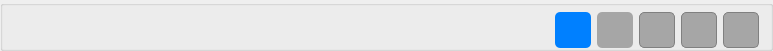
    <widget class="QGroupBox" name="grb_botoes">
     <property name="minimumSize">
      <size>
       <width>773</width>
       <height>51</height>
      </size>
     </property>
     <property name="maximumSize">
      <size>
       <width>16777215</width>
       <height>51</height>
      </size>
     </property>
     <property name="font">
      <font>
       <pointsize>11</pointsize>
      </font>
     </property>
     <property name="title">
      <string/>
     </property>
     <layout class="QHBoxLayout" name="horizontalLayout">
      <property name="topMargin">
       <number>6</number>
      </property>
      <item>
       <widget class="QPushButton" name="btn_primeiro">
        <property name="enabled">
         <bool>false</bool>
        </property>
        <property name="minimumSize">
         <size>
          <width>36</width>
          <height>36</height>
         </size>
        </property>
        <property name="maximumSize">
         <size>
          <width>36</width>
          <height>36</height>
         </size>
        </property>
        <property name="focusPolicy">
         <enum>Qt::NoFocus</enum>
        </property>
        <property name="toolTip">
         <string>Primeiro Registro</string>
        </property>
        <property name="whatsThis">
         <string>&lt;html&gt;&lt;head/&gt;&lt;body&gt;&lt;p&gt;Botão para ir ao primeiro registro&lt;/p&gt;&lt;/body&gt;&lt;/html&gt;</string>
        </property>
        <property name="styleSheet">
         <string notr="true">QPushButton#btn_primeiro{
	border-radius: 5px;
}
QPushButton#btn_primeiro:hover{
	border: 1px solid rgba(33,33,33,.2);
	background: rgba(33,33,33,.1);
}
QPushButton#btn_primeiro:pressed {
	border: 1px solid rgba(33,33,33,.5);
	background: rgba(33,33,33,.2);
}</string>
        </property>
        <property name="text">
         <string/>
        </property>
        <property name="icon">
         <iconset>
          <normaloff>../imagens/nextAll.png</normaloff>../imagens/nextAll.png</iconset>
        </property>
        <property name="iconSize">
         <size>
          <width>36</width>
          <height>36</height>
         </size>
        </property>
        <property name="shortcut">
         <string>Ctrl+Alt+Left</string>
        </property>
        <property name="flat">
         <bool>true</bool>
        </property>
       </widget>
      </item>
      <item>
       <widget class="QPushButton" name="btn_anterior">
        <property name="enabled">
         <bool>false</bool>
        </property>
        <property name="minimumSize">
         <size>
          <width>36</width>
          <height>36</height>
         </size>
        </property>
        <property name="maximumSize">
         <size>
          <width>36</width>
          <height>36</height>
         </size>
        </property>
        <property name="focusPolicy">
         <enum>Qt::NoFocus</enum>
        </property>
        <property name="toolTip">
         <string>Registro Anterior</string>
        </property>
        <property name="whatsThis">
         <string>&lt;html&gt;&lt;head/&gt;&lt;body&gt;&lt;p&gt;Botão para ir ao registro anterior&lt;/p&gt;&lt;/body&gt;&lt;/html&gt;</string>
        </property>
        <property name="styleSheet">
         <string notr="true">QPushButton#btn_anterior{
	border-radius: 5px;
}
QPushButton#btn_anterior:hover{
	border: 1px solid rgba(33,33,33,.2);
	background: rgba(33,33,33,.1);
}
QPushButton#btn_anterior:pressed {
	border: 1px solid rgba(33,33,33,.5);
	background: rgba(33,33,33,.2);
}</string>
        </property>
        <property name="text">
         <string/>
        </property>
        <property name="icon">
         <iconset>
          <normaloff>../imagens/next.png</normaloff>../imagens/next.png</iconset>
        </property>
        <property name="iconSize">
         <size>
          <width>36</width>
          <height>36</height>
         </size>
        </property>
        <property name="shortcut">
         <string>Ctrl+Left</string>
        </property>
        <property name="flat">
         <bool>true</bool>
        </property>
       </widget>
      </item>
      <item>
       <widget class="QPushButton" name="btn_proximo">
        <property name="enabled">
         <bool>false</bool>
        </property>
        <property name="minimumSize">
         <size>
          <width>36</width>
          <height>36</height>
         </size>
        </property>
        <property name="maximumSize">
         <size>
          <width>36</width>
          <height>36</height>
         </size>
        </property>
        <property name="focusPolicy">
         <enum>Qt::NoFocus</enum>
        </property>
        <property name="toolTip">
         <string>Próxima Registro</string>
        </property>
        <property name="whatsThis">
         <string>&lt;html&gt;&lt;head/&gt;&lt;body&gt;&lt;p&gt;Botão para ir ao próximo registro&lt;/p&gt;&lt;/body&gt;&lt;/html&gt;</string>
        </property>
        <property name="styleSheet">
         <string notr="true">QPushButton#btn_proximo{
	border-radius: 5px;
}
QPushButton#btn_proximo:hover{
	border: 1px solid rgba(33,33,33,.2);
	background: rgba(33,33,33,.1);
}
QPushButton#btn_proximo:pressed {
	border: 1px solid rgba(33,33,33,.5);
	background: rgba(33,33,33,.2);
}</string>
        </property>
        <property name="text">
         <string/>
        </property>
        <property name="icon">
         <iconset>
          <normaloff>../imagens/previous.png</normaloff>../imagens/previous.png</iconset>
        </property>
        <property name="iconSize">
         <size>
          <width>36</width>
          <height>36</height>
         </size>
        </property>
        <property name="shortcut">
         <string>Ctrl+Right</string>
        </property>
        <property name="flat">
         <bool>true</bool>
        </property>
       </widget>
      </item>
      <item>
       <widget class="QPushButton" name="btn_ultimo">
        <property name="enabled">
         <bool>false</bool>
        </property>
        <property name="minimumSize">
         <size>
          <width>36</width>
          <height>36</height>
         </size>
        </property>
        <property name="maximumSize">
         <size>
          <width>36</width>
          <height>36</height>
         </size>
        </property>
        <property name="focusPolicy">
         <enum>Qt::NoFocus</enum>
        </property>
        <property name="toolTip">
         <string>Última Registro</string>
        </property>
        <property name="whatsThis">
         <string>&lt;html&gt;&lt;head/&gt;&lt;body&gt;&lt;p&gt;Botão para ir ao ultimo registro&lt;/p&gt;&lt;/body&gt;&lt;/html&gt;</string>
        </property>
        <property name="styleSheet">
         <string notr="true">QPushButton#btn_ultimo{
	border-radius: 5px;
}
QPushButton#btn_ultimo:hover{
	border: 1px solid rgba(33,33,33,.2);
	background: rgba(33,33,33,.1);
}
QPushButton#btn_ultimo:pressed {
	border: 1px solid rgba(33,33,33,.5);
	background: rgba(33,33,33,.2);
}</string>
        </property>
        <property name="text">
         <string/>
        </property>
        <property name="icon">
         <iconset>
          <normaloff>../imagens/PreviousAll.png</normaloff>../imagens/PreviousAll.png</iconset>
        </property>
        <property name="iconSize">
         <size>
          <width>36</width>
          <height>36</height>
         </size>
        </property>
        <property name="shortcut">
         <string>Ctrl+Alt+Right</string>
        </property>
        <property name="flat">
         <bool>true</bool>
        </property>
       </widget>
      </item>
      <item>
       <spacer name="separacao_botoes_do_meio_do_navegadores">
        <property name="orientation">
         <enum>Qt::Horizontal</enum>
        </property>
        <property name="sizeHint" stdset="0">
         <size>
          <width>40</width>
          <height>20</height>
         </size>
        </property>
       </spacer>
      </item>
      <item>
       <widget class="QPushButton" name="btn_pesquisar_registro">
        <property name="minimumSize">
         <size>
          <width>36</width>
          <height>36</height>
         </size>
        </property>
        <property name="maximumSize">
         <size>
          <width>36</width>
          <height>36</height>
         </size>
        </property>
        <property name="focusPolicy">
         <enum>Qt::NoFocus</enum>
        </property>
        <property name="toolTip">
         <string>Pesquisar</string>
        </property>
        <property name="whatsThis">
         <string>&lt;html&gt;&lt;head/&gt;&lt;body&gt;&lt;p&gt;Botão para pesquisar os registros da transportadora&lt;/p&gt;&lt;/body&gt;&lt;/html&gt;</string>
        </property>
        <property name="styleSheet">
         <string notr="true">QPushButton#btn_pesquisar_registro{
	border-radius: 5px;
}
QPushButton#btn_pesquisar_registro:hover{
	border: 1px solid rgba(33,33,33,.2);
	background: rgba(33,33,33,.1);
}
QPushButton#btn_pesquisar_registro:pressed {
	border: 1px solid rgba(33,33,33,.5);
	background: rgba(33,33,33,.2);
}</string>
        </property>
        <property name="text">
         <string/>
        </property>
        <property name="icon">
         <iconset>
          <normaloff>../imagens/edit_find_replace.png</normaloff>../imagens/edit_find_replace.png</iconset>
        </property>
        <property name="iconSize">
         <size>
          <width>36</width>
          <height>30</height>
         </size>
        </property>
        <property name="shortcut">
         <string>F12</string>
        </property>
        <property name="flat">
         <bool>true</bool>
        </property>
       </widget>
      </item>
      <item>
       <widget class="QPushButton" name="btn_pesquisar_codigo">
        <property name="minimumSize">
         <size>
          <width>36</width>
          <height>36</height>
         </size>
        </property>
        <property name="maximumSize">
         <size>
          <width>36</width>
          <height>36</height>
         </size>
        </property>
        <property name="focusPolicy">
         <enum>Qt::NoFocus</enum>
        </property>
        <property name="toolTip">
         <string>Buscar</string>
        </property>
        <property name="whatsThis">
         <string>&lt;html&gt;&lt;head/&gt;&lt;body&gt;&lt;p&gt;Botão para buscar transportadora pelo codigo&lt;/p&gt;&lt;/body&gt;&lt;/html&gt;</string>
        </property>
        <property name="styleSheet">
         <string notr="true">QPushButton#btn_pesquisar_codigo{
	border-radius: 5px;
}
QPushButton#btn_pesquisar_codigo:hover{
	border: 1px solid rgba(33,33,33,.2);
	background: rgba(33,33,33,.1);
}
QPushButton#btn_pesquisar_codigo:pressed {
	border: 1px solid rgba(33,33,33,.5);
	background: rgba(33,33,33,.2);
}</string>
        </property>
        <property name="text">
         <string/>
        </property>
        <property name="icon">
         <iconset>
          <normaloff>../imagens/dialog-ok.png</normaloff>../imagens/dialog-ok.png</iconset>
        </property>
        <property name="iconSize">
         <size>
          <width>30</width>
          <height>30</height>
         </size>
        </property>
        <property name="shortcut">
         <string>Ctrl+N</string>
        </property>
        <property name="flat">
         <bool>true</bool>
        </property>
       </widget>
      </item>
      <item>
       <widget class="QPushButton" name="btn_imprimir">
        <property name="minimumSize">
         <size>
          <width>36</width>
          <height>36</height>
         </size>
        </property>
        <property name="maximumSize">
         <size>
          <width>36</width>
          <height>36</height>
         </size>
        </property>
        <property name="focusPolicy">
         <enum>Qt::NoFocus</enum>
        </property>
        <property name="toolTip">
         <string>Imprimir</string>
        </property>
        <property name="whatsThis">
         <string>&lt;html&gt;&lt;head/&gt;&lt;body&gt;&lt;p&gt;Botão para imprimir registro da transportadora&lt;/p&gt;&lt;/body&gt;&lt;/html&gt;</string>
        </property>
        <property name="styleSheet">
         <string notr="true">QPushButton#btn_imprimir{
	border-radius: 5px;
}
QPushButton#btn_imprimir:hover{
	border: 1px solid rgba(33,33,33,.2);
	background: rgba(33,33,33,.1);
}
QPushButton#btn_imprimir:pressed {
	border: 1px solid rgba(33,33,33,.5);
	background: rgba(33,33,33,.2);
}</string>
        </property>
        <property name="text">
         <string/>
        </property>
        <property name="icon">
         <iconset>
          <normaloff>../imagens/print.png</normaloff>../imagens/print.png</iconset>
        </property>
        <property name="iconSize">
         <size>
          <width>36</width>
          <height>36</height>
         </size>
        </property>
        <property name="shortcut">
         <string>Ctrl+P</string>
        </property>
        <property name="flat">
         <bool>true</bool>
        </property>
       </widget>
      </item>
      <item>
       <widget class="QPushButton" name="btn_copiar">
        <property name="minimumSize">
         <size>
          <width>36</width>
          <height>36</height>
         </size>
        </property>
        <property name="maximumSize">
         <size>
          <width>36</width>
          <height>36</height>
         </size>
        </property>
        <property name="focusPolicy">
         <enum>Qt::NoFocus</enum>
        </property>
        <property name="toolTip">
         <string>Duplicar</string>
        </property>
        <property name="whatsThis">
         <string>&lt;html&gt;&lt;head/&gt;&lt;body&gt;&lt;p&gt;Botão para duplicar registro&lt;/p&gt;&lt;/body&gt;&lt;/html&gt;</string>
        </property>
        <property name="styleSheet">
         <string notr="true">QPushButton#btn_copiar{
	border-radius: 5px;
}
QPushButton#btn_copiar:hover{
	border: 1px solid rgba(33,33,33,.2);
	background: rgba(33,33,33,.1);
}
QPushButton#btn_copiar:pressed {
	border: 1px solid rgba(33,33,33,.5);
	background: rgba(33,33,33,.2);
}</string>
        </property>
        <property name="text">
         <string/>
        </property>
        <property name="icon">
         <iconset>
          <normaloff>../imagens/copy-1.png</normaloff>../imagens/copy-1.png</iconset>
        </property>
        <property name="iconSize">
         <size>
          <width>36</width>
          <height>36</height>
         </size>
        </property>
        <property name="flat">
         <bool>true</bool>
        </property>
       </widget>
      </item>
      <item>
       <spacer name="separacao_botes_meio_do_acoes_registro">
        <property name="orientation">
         <enum>Qt::Horizontal</enum>
        </property>
        <property name="sizeHint" stdset="0">
         <size>
          <width>40</width>
          <height>20</height>
         </size>
        </property>
       </spacer>
      </item>
      <item>
       <widget class="QPushButton" name="btn_novo">
        <property name="minimumSize">
         <size>
          <width>36</width>
          <height>36</height>
         </size>
        </property>
        <property name="maximumSize">
         <size>
          <width>36</width>
          <height>36</height>
         </size>
        </property>
        <property name="font">
         <font>
          <pointsize>11</pointsize>
          <weight>50</weight>
          <bold>false</bold>
         </font>
        </property>
        <property name="focusPolicy">
         <enum>Qt::NoFocus</enum>
        </property>
        <property name="toolTip">
         <string>Novo</string>
        </property>
        <property name="whatsThis">
         <string>&lt;html&gt;&lt;head/&gt;&lt;body&gt;&lt;p&gt;Botão para cadastrar uma novo registro da transportadora&lt;/p&gt;&lt;/body&gt;&lt;/html&gt;</string>
        </property>
        <property name="styleSheet">
         <string notr="true">QPushButton#btn_novo{
	background-color: #0080ff ;
	color: #fff;
	border-radius: 5px;
}
QPushButton#btn_novo:hover{
	background-color:  #0073e6;
}
QPushButton#btn_novo:pressed {
	background-color: #0059b3;
}
QPushButton#btn_novo:disabled {
	background-color:  #a6a6a6;
	color: #6a6767;
}</string>
        </property>
        <property name="text">
         <string/>
        </property>
        <property name="icon">
         <iconset>
          <normaloff>../imagens/addNew.png</normaloff>../imagens/addNew.png</iconset>
        </property>
        <property name="iconSize">
         <size>
          <width>36</width>
          <height>36</height>
         </size>
        </property>
        <property name="shortcut">
         <string>Ctrl+N</string>
        </property>
       </widget>
      </item>
      <item>
       <widget class="QPushButton" name="btn_editar">
        <property name="enabled">
         <bool>false</bool>
        </property>
        <property name="minimumSize">
         <size>
          <width>36</width>
          <height>36</height>
         </size>
        </property>
        <property name="maximumSize">
         <size>
          <width>36</width>
          <height>36</height>
         </size>
        </property>
        <property name="font">
         <font>
          <pointsize>11</pointsize>
          <weight>50</weight>
          <bold>false</bold>
         </font>
        </property>
        <property name="focusPolicy">
         <enum>Qt::NoFocus</enum>
        </property>
        <property name="toolTip">
         <string>Editar</string>
        </property>
        <property name="whatsThis">
         <string>&lt;html&gt;&lt;head/&gt;&lt;body&gt;&lt;p&gt;Botão para editar o registro da transportadora&lt;/p&gt;&lt;/body&gt;&lt;/html&gt;</string>
        </property>
        <property name="styleSheet">
         <string notr="true">QPushButton#btn_editar{
	background-color: #0080ff ;
	color: #fff;
	border-radius: 5px;
}
QPushButton#btn_editar:hover{
	background-color:  #0073e6;
}
QPushButton#btn_editar:pressed {
	background-color: #0059b3;
}
QPushButton#btn_editar:disabled {
	background-color:  #a6a6a6;
	color: #6a6767;
}</string>
        </property>
        <property name="text">
         <string/>
        </property>
        <property name="icon">
         <iconset>
          <normaloff>../imagens/editFile.png</normaloff>../imagens/editFile.png</iconset>
        </property>
        <property name="iconSize">
         <size>
          <width>36</width>
          <height>36</height>
         </size>
        </property>
        <property name="shortcut">
         <string>Ctrl+E</string>
        </property>
       </widget>
      </item>
      <item>
       <widget class="QPushButton" name="btn_salvar">
        <property name="enabled">
         <bool>false</bool>
        </property>
        <property name="minimumSize">
         <size>
          <width>36</width>
          <height>36</height>
         </size>
        </property>
        <property name="maximumSize">
         <size>
          <width>36</width>
          <height>36</height>
         </size>
        </property>
        <property name="font">
         <font>
          <pointsize>11</pointsize>
         </font>
        </property>
        <property name="focusPolicy">
         <enum>Qt::NoFocus</enum>
        </property>
        <property name="toolTip">
         <string>Salvar</string>
        </property>
        <property name="whatsThis">
         <string>&lt;html&gt;&lt;head/&gt;&lt;body&gt;&lt;p&gt;Botão para salvar o registro da transportadora&lt;/p&gt;&lt;/body&gt;&lt;/html&gt;</string>
        </property>
        <property name="styleSheet">
         <string notr="true">QPushButton#btn_salvar{
	background-color: #0080ff ;
	color: #fff;
	border-radius: 5px;
}
QPushButton#btn_salvar:hover{
	background-color:  #0073e6;
}
QPushButton#btn_salvar:pressed {
	background-color: #0059b3;
}
QPushButton#btn_salvar:disabled {
	background-color:  #a6a6a6;
	color: #6a6767;
	border: 1px solid gray;
}</string>
        </property>
        <property name="text">
         <string/>
        </property>
        <property name="icon">
         <iconset>
          <normaloff>../imagens/save-file.png</normaloff>../imagens/save-file.png</iconset>
        </property>
        <property name="iconSize">
         <size>
          <width>36</width>
          <height>36</height>
         </size>
        </property>
        <property name="shortcut">
         <string>Ctrl+S</string>
        </property>
       </widget>
      </item>
      <item>
       <widget class="QPushButton" name="btn_cancelar">
        <property name="enabled">
         <bool>false</bool>
        </property>
        <property name="minimumSize">
         <size>
          <width>36</width>
          <height>36</height>
         </size>
        </property>
        <property name="maximumSize">
         <size>
          <width>36</width>
          <height>36</height>
         </size>
        </property>
        <property name="font">
         <font>
          <pointsize>11</pointsize>
         </font>
        </property>
        <property name="focusPolicy">
         <enum>Qt::NoFocus</enum>
        </property>
        <property name="toolTip">
         <string>Cancelar</string>
        </property>
        <property name="whatsThis">
         <string>&lt;html&gt;&lt;head/&gt;&lt;body&gt;&lt;p&gt;Botão para cancelar a operação&lt;/p&gt;&lt;/body&gt;&lt;/html&gt;</string>
        </property>
        <property name="styleSheet">
         <string notr="true">QPushButton#btn_cancelar{
	background-color: #0080ff ;
	color: #fff;
	border-radius: 5px;
}
QPushButton#btn_cancelar:hover{
	background-color:  #0073e6;
}
QPushButton#btn_cancelar:pressed {
	background-color: #0059b3;
}
QPushButton#btn_cancelar:disabled {
	background-color:  #a6a6a6;
	color: #6a6767;
	border: 1px solid gray;
}</string>
        </property>
        <property name="text">
         <string/>
        </property>
        <property name="icon">
         <iconset>
          <normaloff>../imagens/cancelfile.png</normaloff>../imagens/cancelfile.png</iconset>
        </property>
        <property name="iconSize">
         <size>
          <width>36</width>
          <height>36</height>
         </size>
        </property>
        <property name="shortcut">
         <string>Ctrl+F</string>
        </property>
       </widget>
      </item>
      <item>
       <widget class="QPushButton" name="btn_deletar">
        <property name="enabled">
         <bool>false</bool>
        </property>
        <property name="minimumSize">
         <size>
          <width>36</width>
          <height>36</height>
         </size>
        </property>
        <property name="maximumSize">
         <size>
          <width>36</width>
          <height>36</height>
         </size>
        </property>
        <property name="font">
         <font>
          <pointsize>11</pointsize>
         </font>
        </property>
        <property name="focusPolicy">
         <enum>Qt::NoFocus</enum>
        </property>
        <property name="toolTip">
         <string>Deletar</string>
        </property>
        <property name="whatsThis">
         <string>&lt;html&gt;&lt;head/&gt;&lt;body&gt;&lt;p&gt;Botão de deletar o registro da transportadora&lt;/p&gt;&lt;/body&gt;&lt;/html&gt;</string>
        </property>
        <property name="styleSheet">
         <string notr="true">QPushButton#btn_deletar{
	background-color: #0080ff ;
	color: #fff;
	border-radius: 5px;
}
QPushButton#btn_deletar:hover{
	background-color:  #0073e6;
}
QPushButton#btn_deletar:pressed {
	background-color: #0059b3;
}
QPushButton#btn_deletar:disabled {
	background-color:  #a6a6a6;
	color: #6a6767;
	border: 1px solid gray;
}</string>
        </property>
        <property name="text">
         <string/>
        </property>
        <property name="icon">
         <iconset>
          <normaloff>../imagens/delet.png</normaloff>../imagens/delet.png</iconset>
        </property>
        <property name="iconSize">
         <size>
          <width>36</width>
          <height>36</height>
         </size>
        </property>
        <property name="shortcut">
         <string>Ctrl+D</string>
        </property>
       </widget>
      </item>
     </layout>
    </widget>
